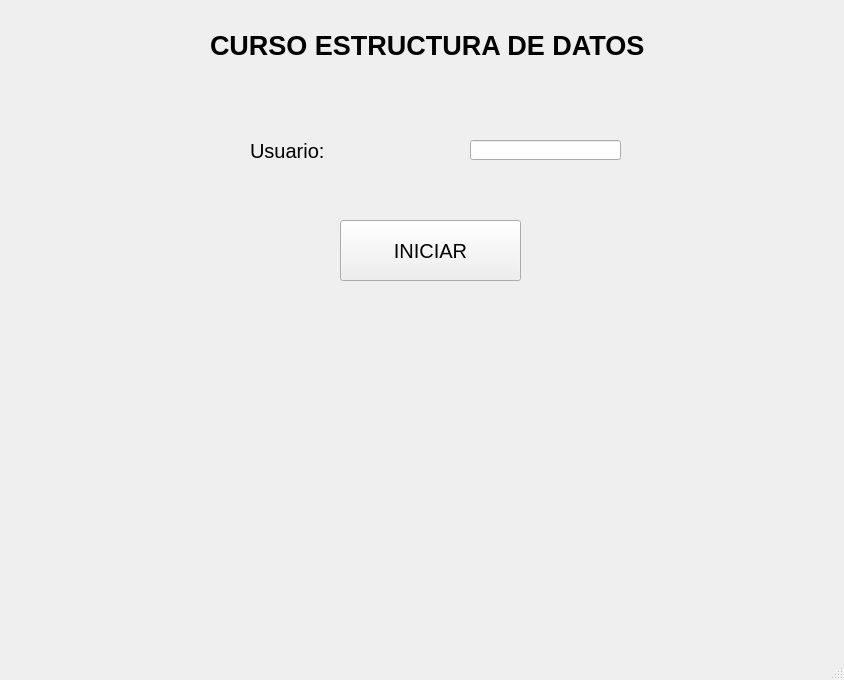
<?xml version="1.0" encoding="UTF-8"?>
<ui version="4.0">
 <class>MainWindow</class>
 <widget class="QMainWindow" name="MainWindow">
  <property name="geometry">
   <rect>
    <x>0</x>
    <y>0</y>
    <width>844</width>
    <height>680</height>
   </rect>
  </property>
  <property name="windowTitle">
   <string>Mi primer GUI</string>
  </property>
  <widget class="QWidget" name="centralwidget">
   <widget class="QPushButton" name="pushButton">
    <property name="geometry">
     <rect>
      <x>340</x>
      <y>220</y>
      <width>181</width>
      <height>61</height>
     </rect>
    </property>
    <property name="font">
     <font>
      <pointsize>15</pointsize>
     </font>
    </property>
    <property name="text">
     <string>INICIAR</string>
    </property>
   </widget>
   <widget class="QLabel" name="label">
    <property name="geometry">
     <rect>
      <x>210</x>
      <y>20</y>
      <width>441</width>
      <height>51</height>
     </rect>
    </property>
    <property name="font">
     <font>
      <pointsize>20</pointsize>
      <weight>75</weight>
      <bold>true</bold>
     </font>
    </property>
    <property name="text">
     <string>CURSO ESTRUCTURA DE DATOS</string>
    </property>
   </widget>
   <widget class="QLabel" name="label_2">
    <property name="geometry">
     <rect>
      <x>250</x>
      <y>130</y>
      <width>101</width>
      <height>41</height>
     </rect>
    </property>
    <property name="font">
     <font>
      <pointsize>15</pointsize>
     </font>
    </property>
    <property name="text">
     <string>Usuario:</string>
    </property>
   </widget>
   <widget class="QLineEdit" name="lineEdit">
    <property name="geometry">
     <rect>
      <x>470</x>
      <y>140</y>
      <width>151</width>
      <height>20</height>
     </rect>
    </property>
   </widget>
  </widget>
  <widget class="QMenuBar" name="menubar">
   <property name="geometry">
    <rect>
     <x>0</x>
     <y>0</y>
     <width>844</width>
     <height>21</height>
    </rect>
   </property>
  </widget>
  <widget class="QStatusBar" name="statusbar"/>
 </widget>
 <resources/>
 <connections/>
</ui>
